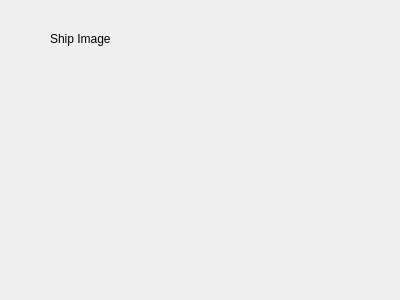
<?xml version="1.0" encoding="UTF-8"?>
<ui version="4.0">
 <class>show_image</class>
 <widget class="QDialog" name="show_image">
  <property name="geometry">
   <rect>
    <x>0</x>
    <y>0</y>
    <width>400</width>
    <height>300</height>
   </rect>
  </property>
  <property name="windowTitle">
   <string>Dialog</string>
  </property>
  <widget class="QLabel" name="lbl_showimage">
   <property name="geometry">
    <rect>
     <x>90</x>
     <y>90</y>
     <width>211</width>
     <height>141</height>
    </rect>
   </property>
   <property name="text">
    <string/>
   </property>
  </widget>
  <widget class="QLabel" name="label">
   <property name="geometry">
    <rect>
     <x>50</x>
     <y>30</y>
     <width>91</width>
     <height>17</height>
    </rect>
   </property>
   <property name="text">
    <string>Ship Image</string>
   </property>
  </widget>
 </widget>
 <resources/>
 <connections/>
</ui>
